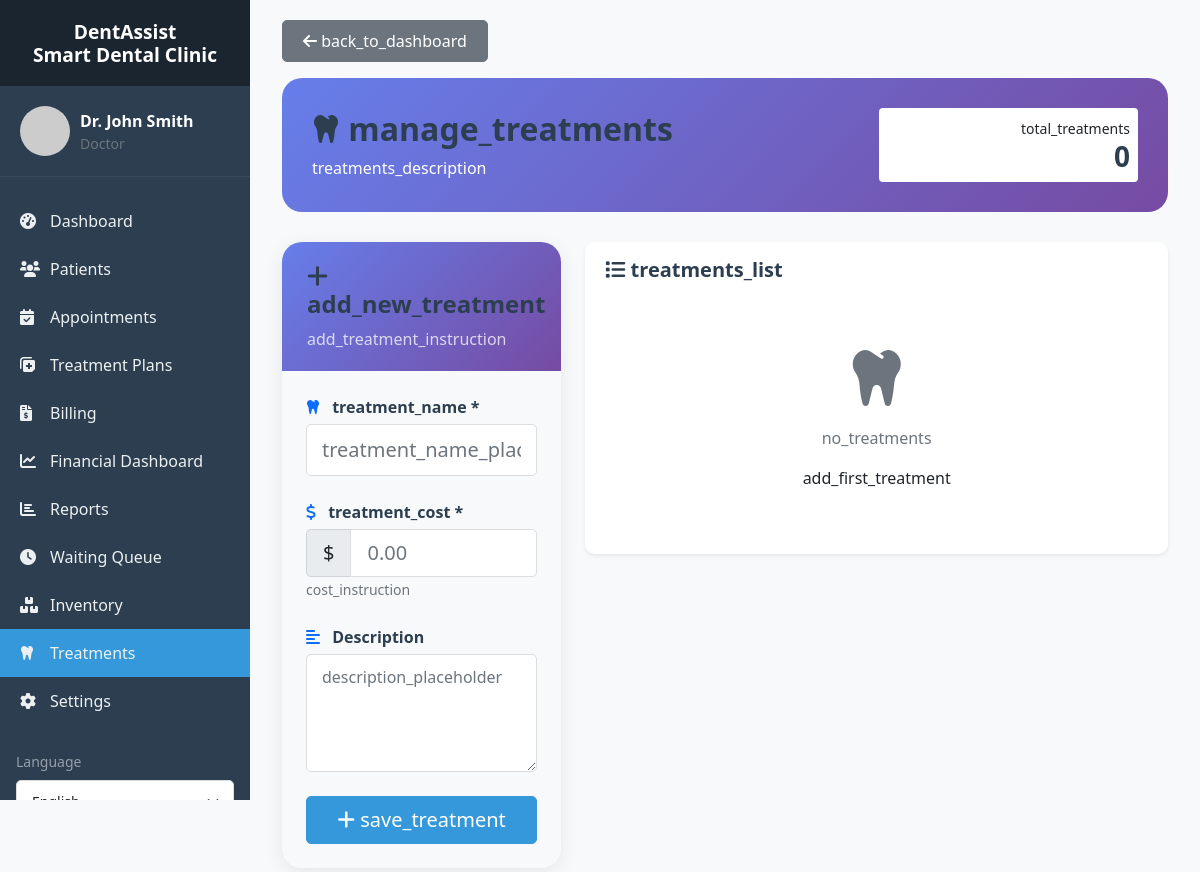
The app's page /treatments.php (signed in), older data.
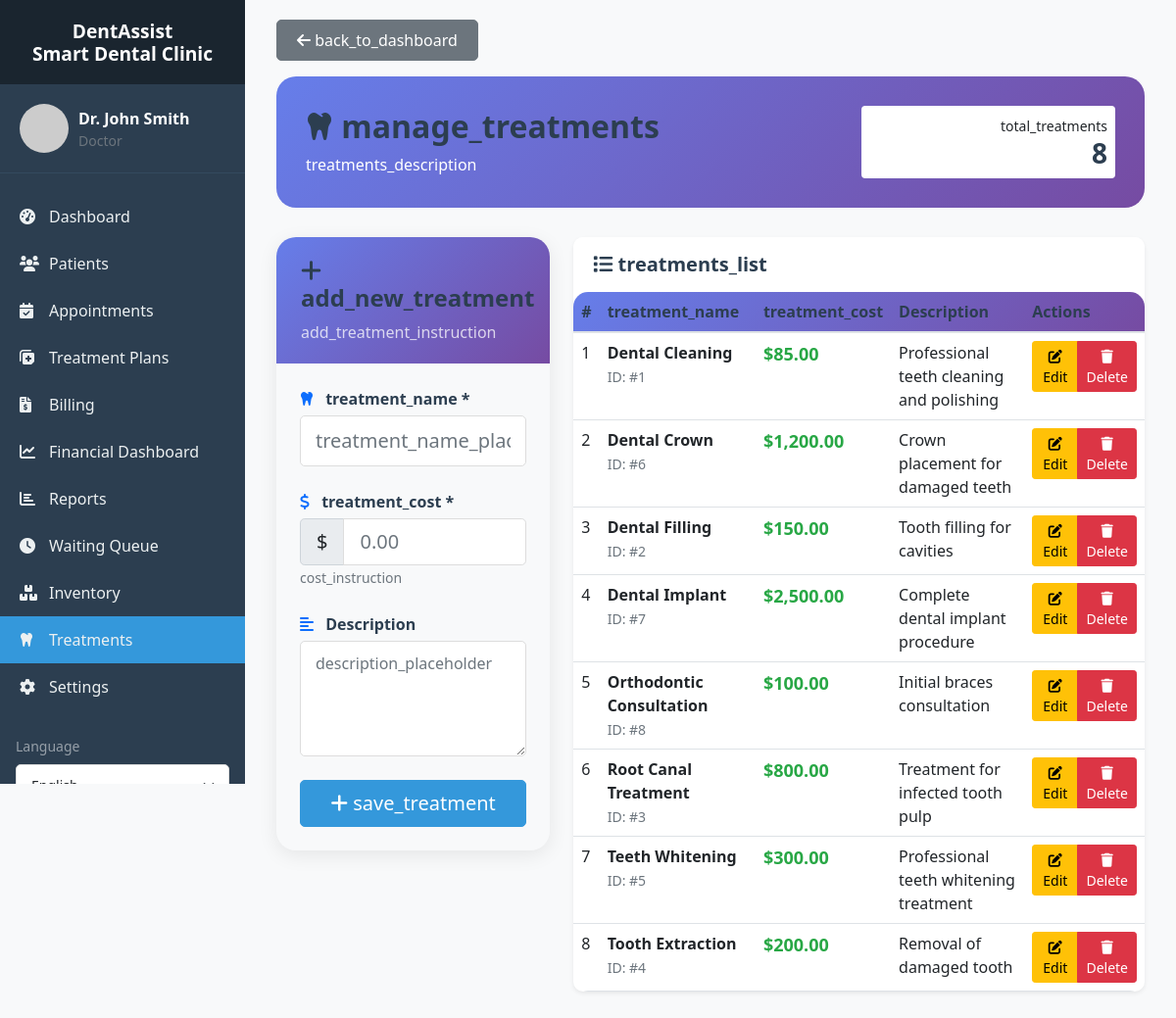
The same page, newer data.
### tables this page shows
CREATE TABLE `treatments` (
  `id` int(11) NOT NULL,
  `name` varchar(255) NOT NULL,
  `cost` decimal(10,2) NOT NULL,
  `description` text DEFAULT NULL,
  `created_at` datetime DEFAULT current_timestamp(),
  `updated_at` datetime DEFAULT current_timestamp() ON UPDATE current_timestamp()
);

### includes/functions.php (called while the page is built, shortened)
<?php
require_once 'db.php';
function formatCurrency($amount)
{
    return '$' . number_format($amount, 2);
}
function __($key, $default = '')
{
    static $translations = null;
    if ($translations === null) {
        $lang = $_SESSION['lang'] ?? 'en';
        $langFile = __DIR__ . "/../languages/{$lang}.php";
        if (file_exists($langFile)) {
            $translations = include $langFile;
        } else {
            $translations = [];
        }
    }
    return $translations[$key] ?? ($default ?: $key);
}

### includes/db.php (called while the page is built, shortened)
<?php
class Database {
    private $host = DB_HOST;
    private $user = DB_USER;
    private $pass = DB_PASS;
    private $dbname = DB_NAME;
    private $conn;
    private static $instance = null;
    private function __construct() {
        try {
            $this->conn = new mysqli($this->host, $this->user, $this->pass, $this->dbname);
            $this->conn->set_charset("utf8mb4");
        } catch (Exception $e) {
            die("Database connection error: " . $e->getMessage());
        }
    }
    public static function getInstance() {
        if (self::$instance == null) {
            self::$instance = new Database();
        }
        return self::$instance;
    }
    public function query($sql, $params = [], $types = "") {
        $stmt = $this->conn->prepare($sql);
        if (!empty($params)) {
            if (empty($types)) {
                $types = $this->determineTypes($params);
            }
            $stmt->bind_param($types, ...$params);
        }
        $stmt->execute();
        return $stmt;
    }
    private function determineTypes($params) {
        $types = '';
        foreach ($params as $param) {
            if (is_int($param)) {
                $types .= 'i';
            } elseif (is_float($param)) {
                $types .= 'd';
            } elseif (is_string($param)) {
                $types .= 's';
            } else {
                $types .= 'b';
            }
        }
        return $types;
    }
    public function fetchAll($sql, $params = [], $types = "") {
        $stmt = $this->query($sql, $params, $types);
        $result = $stmt->get_result();
        if ($result) {
            return $result->fetch_all(MYSQLI_ASSOC);
        }
        return [];
    }
}
?>

### treatments.php (the view, shortened to what the rows shown need)
<?php
require_once 'includes/db.php';
require_once 'includes/functions.php';
$db = Database::getInstance();
$treatments = $db->fetchAll("SELECT * FROM treatments ORDER BY name");
include 'layouts/header.php';
?>
<div class="container-fluid">
    <div class="treatments-header">
        <div class="row align-items-center">
            <div class="col-md-8">
                <h2 class="mb-2">
                    <i class="fas fa-tooth"></i> <?php echo __('manage_treatments'); ?>
                </h2>
            </div>
        </div>
    </div>
    <div class="row">
        <div class="col-md-8">
            <div class="card border-0 shadow-sm">
                <div class="card-body p-0">
                    <?php if (empty($treatments)): ?>
                        <div class="text-center py-5">
                            <i class="fas fa-tooth fa-4x text-muted mb-3"></i>
                            <p class="text-muted"><?php echo __('no_treatments'); ?></p>
                            <p><?php echo __('add_first_treatment'); ?></p>
                        </div>
                    <?php else: ?>
                        <div class="table-responsive">
                            <table class="table table-modern mb-0">
                                <thead>
                                    <tr>
                                        <th>#</th>
                                        <th><?php echo __('treatment_name'); ?></th>
                                        <th><?php echo __('treatment_cost'); ?></th>
                                        <th><?php echo __('description'); ?></th>
                                        <th><?php echo __('actions'); ?></th>
                                    </tr>
                                </thead>
                                <tbody>
                                    <?php foreach ($treatments as $index => $treatment): ?>
                                        <tr>
                                            <td><?php echo $index + 1; ?></td>
                                            <td>
                                                <strong><?php echo htmlspecialchars($treatment['name']); ?></strong>
                                                <br>
                                                <small class="text-muted">ID: #<?php echo $treatment['id']; ?></small>
                                            </td>
                                            <td>
                                                <span class="cost-badge"><?php echo formatCurrency($treatment['cost']); ?></span>
                                            </td>
                                            <td>
                                                <?php
                                                $desc = htmlspecialchars($treatment['description'] ?? '');
                                                echo strlen($desc) > 60 ? substr($desc, 0, 60) . '...' : ($desc ?: '-');
                                                ?>
                                            </td>
                                            <td>
                                                <div class="btn-group btn-group-sm">
                                                    <a href="treatments.php?action=edit&id=<?php echo $treatment['id']; ?>"
                                                       class="btn btn-warning btn-action" title="<?php echo __('edit'); ?>">
                                                        <i class="fas fa-edit"></i> <?php echo __('edit'); ?>
                                                    </a>
                                                    <button type="button" class="btn btn-danger btn-action"
                                                            onclick="deleteTreatment(<?php echo $treatment['id']; ?>, '<?php echo htmlspecialchars($treatment['name']); ?>')"
                                                            title="<?php echo __('delete'); ?>">
                                                        <i class="fas fa-trash"></i> <?php echo __('delete'); ?>
                                                    </button>
                                                </div>
                                            </td>
                                        </tr>
                                    <?php endforeach; ?>
                                </tbody>
                            </table>
                        </div>
                    <?php endif; ?>
                </div>
            </div>
        </div>
    </div>
</div>
<?php include 'layouts/footer.php'; ?>

Row changes from the older to the newer data that the page shows:
added treatments: name "Dental Cleaning", id "1", cost "$85.00", description "Professional teeth cleaning and polishing"
added treatments: name "Dental Crown", id "6", cost "$1,200.00", description "Crown placement for damaged teeth"
added treatments: name "Dental Filling", id "2", cost "$150.00", description "Tooth filling for cavities"
added treatments: name "Dental Implant", id "7", cost "$2,500.00", description "Complete dental implant procedure"
added treatments: name "Orthodontic Consultation", id "8", cost "$100.00", description "Initial braces consultation"
added treatments: name "Root Canal Treatment", id "3", cost "$800.00", description "Treatment for infected tooth pulp"
added treatments: name "Teeth Whitening", id "5", cost "$300.00", description "Professional teeth whitening treatment"
added treatments: name "Tooth Extraction", id "4", cost "$200.00", description "Removal of damaged tooth"
Text that changed along with them:
count($treatments): "0" → "8"
__('treatment_name'): (not shown) → "treatment_name"
__('treatment_cost'): (not shown) → "treatment_cost"
__('description'): (not shown) → "Description"
__('actions'): (not shown) → "Actions"
__('no_treatments'): "no_treatments" → (not shown)
__('add_first_treatment'): "add_first_treatment" → (not shown)
